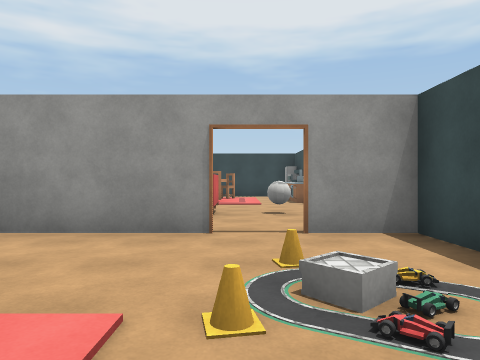
View 1 (above)

19 first-person views from a walk through a 3-D level made in the Unity game engine. The camera is 1.4 m above the floor, looks level and sees 70° across. The floor is counted in squares, 2 m on a side. Each view is taken from the middle of a square. On the plan, view 1 faces up. The plan holds only what a view shows up to about 11 squares ahead; the rest is blank. Surface patterns are stand-ins for the level's own textures.

View 2
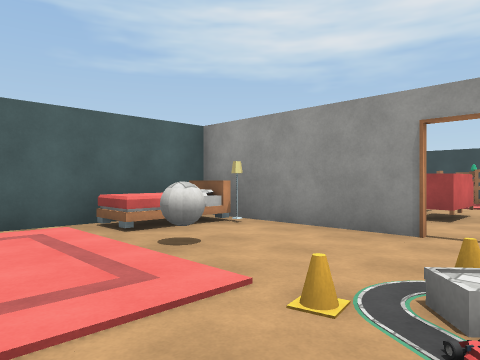

View 3
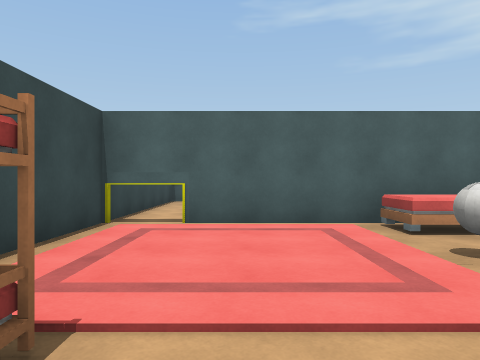

View 4
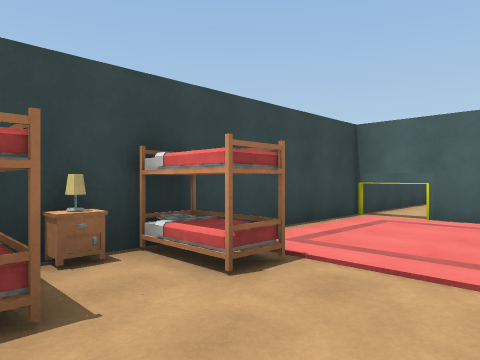

View 5
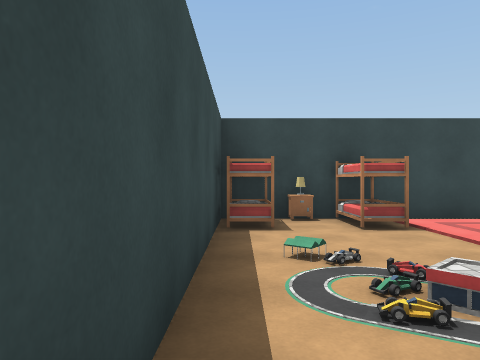

View 6
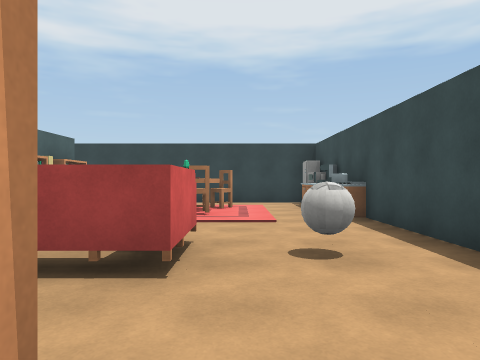

View 7
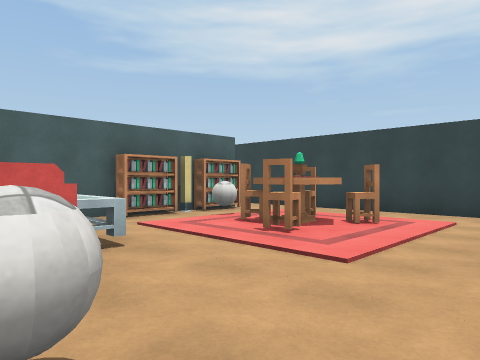

View 8
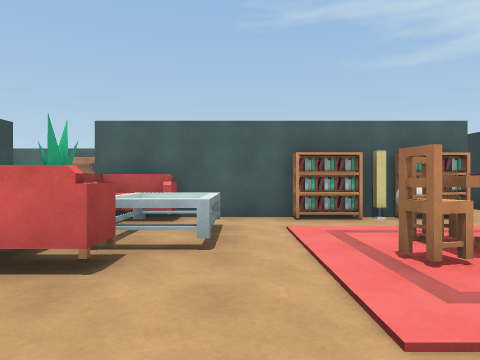

View 9
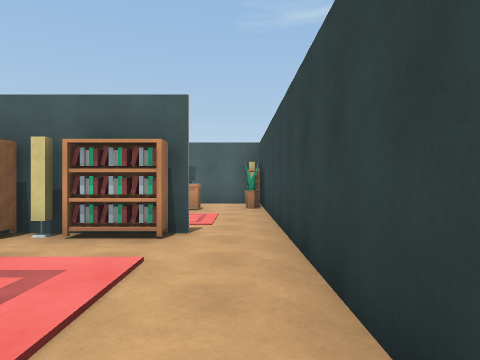

View 10
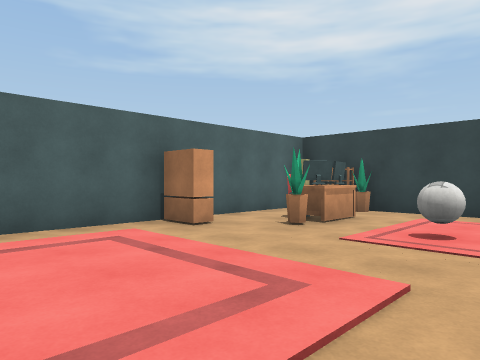

View 11
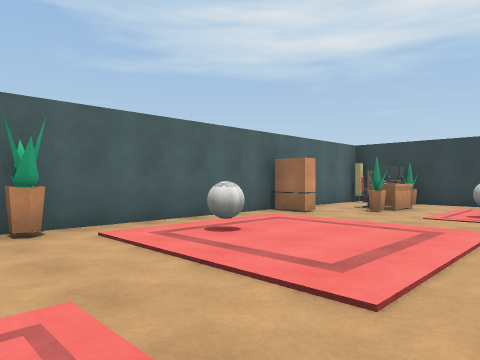

View 12
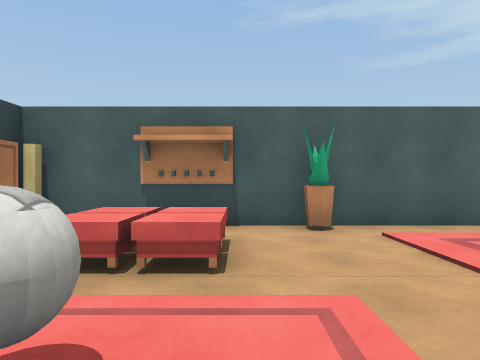

View 13
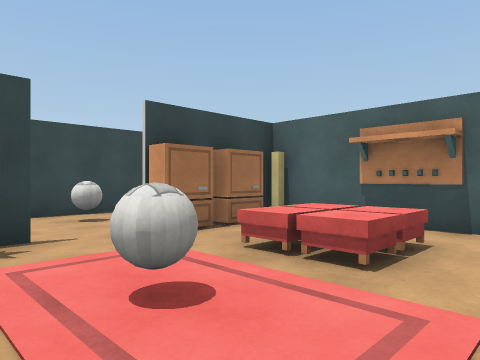

View 14
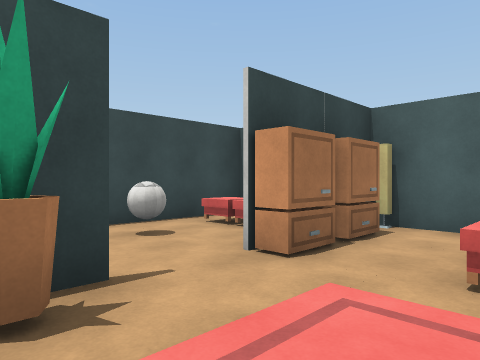

View 15
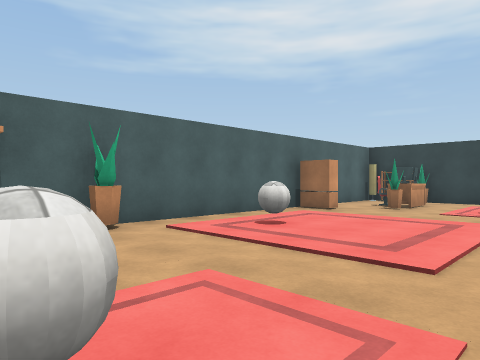

View 16
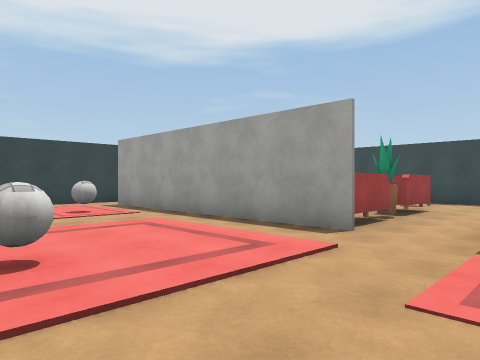

View 17
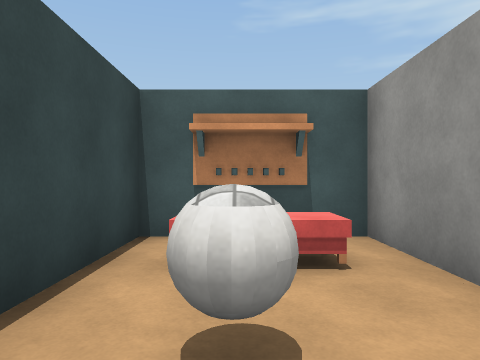

View 18
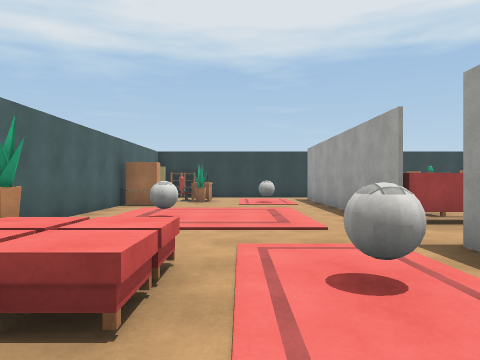

View 19
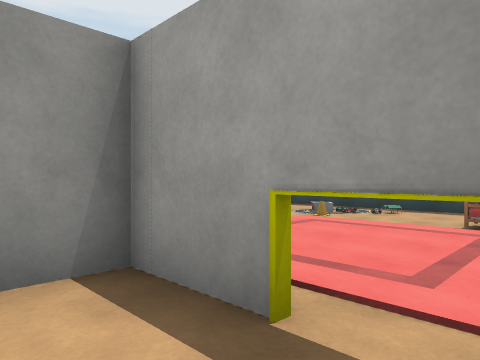

### Floor plan
Key: @ floor where view 1 was taken; # wall or solid block; . floor; / step, stairs or slope; C chair; A cabinet; S sofa; P plant; B bed; T thing the floor can be seen under or through; F fridge; K bookshelf; L table; M computer; E desk; R rack; O other object.
Columns run from 11 left of view 1 to 3 right of it. Each row starts with its distance up from view 1.
 15  #############
 14 ##O.P........F
 13 #..M...K.....O
 12 #.E ...K.CPCOO
 11 #....#.KOCC..A
 10 #A....#K......#
  9 #.OOOO#.......#
  8 #.OOOO#SLLS...#
  7 #.O#OO.SPPS.#.#
  6 #.OOOO........#
  5 #P......###.###
  4 #..S...B#.....#
  3 #RSS.#.B...O..#
  2 #.....#B.#.O/.#
  1 ##AA.##.  ../.#
  0  #S...T   .@..#
 -1  RS.#.T.  .B.B
 -2 #.....T....###
 -3 ###########

Positions as (right, up) in squares from view 1, and headings:
1: (0, 0), facing up
2: (1, 0), facing up-left
3: (1, 0), facing left
4: (2, 1), facing down-left
5: (2, 4), facing down
6: (0, 4), facing up
7: (2, 7), facing up-left
8: (2, 9), facing left
9: (0, 14), facing left
10: (-5, 7), facing up-left
11: (-5, 4), facing up-left
12: (-5, 4), facing left
13: (-5, 5), facing down-left
14: (-5, 3), facing down-left
15: (-5, 3), facing up-left
16: (-9, 4), facing up-right
17: (-6, -1), facing left
18: (-7, 1), facing up
19: (-6, -2), facing up-right
